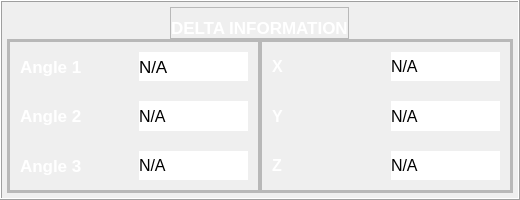
                 <widget class="QFrame" name="display_frame">
                  <property name="styleSheet">
                   <string notr="true">QFrame#display_frame {
    border: 3px solid rgb(0, 48, 72) ; /* Viền màu xanh lá, dày 3px */
}</string>
                  </property>
                  <property name="frameShape">
                   <enum>QFrame::Box</enum>
                  </property>
                  <property name="frameShadow">
                   <enum>QFrame::Raised</enum>
                  </property>
                  <property name="lineWidth">
                   <number>1</number>
                  </property>
                  <property name="midLineWidth">
                   <number>0</number>
                  </property>
                  <layout class="QVBoxLayout" name="verticalLayout_5">
                   <property name="spacing">
                    <number>0</number>
                   </property>
                   <property name="leftMargin">
                    <number>5</number>
                   </property>
                   <property name="topMargin">
                    <number>5</number>
                   </property>
                   <property name="rightMargin">
                    <number>5</number>
                   </property>
                   <property name="bottomMargin">
                    <number>5</number>
                   </property>
                   <item alignment="Qt::AlignHCenter|Qt::AlignTop">
                    <widget class="QFrame" name="title_frame_1">
                     <property name="frameShape">
                      <enum>QFrame::StyledPanel</enum>
                     </property>
                     <property name="frameShadow">
                      <enum>QFrame::Raised</enum>
                     </property>
                     <layout class="QHBoxLayout" name="horizontalLayout_11">
                      <property name="spacing">
                       <number>0</number>
                      </property>
                      <property name="leftMargin">
                       <number>0</number>
                      </property>
                      <property name="topMargin">
                       <number>10</number>
                      </property>
                      <property name="rightMargin">
                       <number>0</number>
                      </property>
                      <property name="bottomMargin">
                       <number>0</number>
                      </property>
                      <item alignment="Qt::AlignHCenter">
                       <widget class="QLabel" name="lb_title_display">
                        <property name="font">
                         <font>
                          <pointsize>13</pointsize>
                          <weight>75</weight>
                          <bold>true</bold>
                         </font>
                        </property>
                        <property name="styleSheet">
                         <string notr="true">color: rgb(255, 255, 255);</string>
                        </property>
                        <property name="text">
                         <string>DELTA INFORMATION</string>
                        </property>
                       </widget>
                      </item>
                     </layout>
                    </widget>
                   </item>
                   <item>
                    <widget class="QFrame" name="infor_frame">
                     <property name="frameShape">
                      <enum>QFrame::StyledPanel</enum>
                     </property>
                     <property name="frameShadow">
                      <enum>QFrame::Raised</enum>
                     </property>
                     <layout class="QHBoxLayout" name="horizontalLayout_12">
                      <property name="spacing">
                       <number>0</number>
                      </property>
                      <property name="leftMargin">
                       <number>0</number>
                      </property>
                      <property name="topMargin">
                       <number>0</number>
                      </property>
                      <property name="rightMargin">
                       <number>0</number>
                      </property>
                      <property name="bottomMargin">
                       <number>0</number>
                      </property>
                      <item>
                       <widget class="QFrame" name="frame_angle">
                        <property name="frameShape">
                         <enum>QFrame::StyledPanel</enum>
                        </property>
                        <property name="frameShadow">
                         <enum>QFrame::Raised</enum>
                        </property>
                        <layout class="QHBoxLayout" name="horizontalLayout_13">
                         <property name="spacing">
                          <number>0</number>
                         </property>
                         <property name="leftMargin">
                          <number>0</number>
                         </property>
                         <property name="topMargin">
                          <number>0</number>
                         </property>
                         <property name="rightMargin">
                          <number>0</number>
                         </property>
                         <property name="bottomMargin">
                          <number>0</number>
                         </property>
                         <item alignment="Qt::AlignLeft|Qt::AlignTop">
                          <widget class="QFrame" name="frame_display_angle">
                           <property name="minimumSize">
                            <size>
                             <width>250</width>
                             <height>150</height>
                            </size>
                           </property>
                           <property name="frameShape">
                            <enum>QFrame::StyledPanel</enum>
                           </property>
                           <property name="frameShadow">
                            <enum>QFrame::Raised</enum>
                           </property>
                           <layout class="QGridLayout" name="gridLayout_2">
                            <property name="leftMargin">
                             <number>10</number>
                            </property>
                            <property name="topMargin">
                             <number>10</number>
                            </property>
                            <property name="rightMargin">
                             <number>10</number>
                            </property>
                            <property name="bottomMargin">
                             <number>10</number>
                            </property>
                            <property name="horizontalSpacing">
                             <number>10</number>
                            </property>
                            <property name="verticalSpacing">
                             <number>20</number>
                            </property>
                            <item row="1" column="0" alignment="Qt::AlignLeft">
                             <widget class="QLabel" name="lb_angle2_1">
                              <property name="font">
                               <font>
                                <family>Segoe UI</family>
                                <pointsize>13</pointsize>
                                <weight>75</weight>
                                <bold>true</bold>
                               </font>
                              </property>
                              <property name="styleSheet">
                               <string notr="true">color: rgb(255, 255, 255);</string>
                              </property>
                              <property name="text">
                               <string>Angle 2</string>
                              </property>
                             </widget>
                            </item>
                            <item row="0" column="1">
                             <widget class="QLabel" name="lb_display_angle1">
                              <property name="font">
                               <font>
                                <family>Segoe UI</family>
                                <pointsize>13</pointsize>
                               </font>
                              </property>
                              <property name="styleSheet">
                               <string notr="true">background-color: rgb(255, 255, 255);</string>
                              </property>
                              <property name="text">
                               <string>N/A</string>
                              </property>
                             </widget>
                            </item>
                            <item row="0" column="0">
                             <widget class="QLabel" name="lb_angle1_1">
                              <property name="font">
                               <font>
                                <family>Segoe UI</family>
                                <pointsize>13</pointsize>
                                <weight>75</weight>
                                <bold>true</bold>
                               </font>
                              </property>
                              <property name="styleSheet">
                               <string notr="true">color: rgb(255, 255, 255);</string>
                              </property>
                              <property name="text">
                               <string>Angle 1</string>
                              </property>
                             </widget>
                            </item>
                            <item row="1" column="1">
                             <widget class="QLabel" name="lb_display_angle2">
                              <property name="font">
                               <font>
                                <pointsize>12</pointsize>
                               </font>
                              </property>
                              <property name="styleSheet">
                               <string notr="true">background-color: rgb(255, 255, 255);</string>
                              </property>
                              <property name="text">
                               <string>N/A</string>
                              </property>
                             </widget>
                            </item>
                            <item row="2" column="0">
                             <widget class="QLabel" name="lb_angle3_1">
                              <property name="font">
                               <font>
                                <family>Segoe UI</family>
                                <pointsize>13</pointsize>
                                <weight>75</weight>
                                <bold>true</bold>
                               </font>
                              </property>
                              <property name="styleSheet">
                               <string notr="true">color: rgb(255, 255, 255);</string>
                              </property>
                              <property name="text">
                               <string>Angle 3</string>
                              </property>
                             </widget>
                            </item>
                            <item row="2" column="1">
                             <widget class="QLabel" name="lb_display_angle3">
                              <property name="font">
                               <font>
                                <pointsize>12</pointsize>
                               </font>
                              </property>
                              <property name="styleSheet">
                               <string notr="true">background-color: rgb(255, 255, 255);</string>
                              </property>
                              <property name="text">
                               <string>N/A</string>
                              </property>
                             </widget>
                            </item>
                           </layout>
                          </widget>
                         </item>
                        </layout>
                       </widget>
                      </item>
                      <item>
                       <widget class="QFrame" name="frame_cartesian">
                        <property name="frameShape">
                         <enum>QFrame::StyledPanel</enum>
                        </property>
                        <property name="frameShadow">
                         <enum>QFrame::Raised</enum>
                        </property>
                        <layout class="QHBoxLayout" name="horizontalLayout_14">
                         <property name="spacing">
                          <number>0</number>
                         </property>
                         <property name="leftMargin">
                          <number>0</number>
                         </property>
                         <property name="topMargin">
                          <number>0</number>
                         </property>
                         <property name="rightMargin">
                          <number>0</number>
                         </property>
                         <property name="bottomMargin">
                          <number>0</number>
                         </property>
                         <item alignment="Qt::AlignRight|Qt::AlignTop">
                          <widget class="QFrame" name="frame_display_cartesian">
                           <property name="minimumSize">
                            <size>
                             <width>250</width>
                             <height>150</height>
                            </size>
                           </property>
                           <property name="frameShape">
                            <enum>QFrame::StyledPanel</enum>
                           </property>
                           <property name="frameShadow">
                            <enum>QFrame::Raised</enum>
                           </property>
                           <layout class="QGridLayout" name="gridLayout_3">
                            <property name="leftMargin">
                             <number>10</number>
                            </property>
                            <property name="topMargin">
                             <number>10</number>
                            </property>
                            <property name="rightMargin">
                             <number>10</number>
                            </property>
                            <property name="bottomMargin">
                             <number>10</number>
                            </property>
                            <property name="horizontalSpacing">
                             <number>10</number>
                            </property>
                            <property name="verticalSpacing">
                             <number>20</number>
                            </property>
                            <item row="1" column="0">
                             <widget class="QLabel" name="lb_y1">
                              <property name="font">
                               <font>
                                <pointsize>12</pointsize>
                                <weight>75</weight>
                                <bold>true</bold>
                               </font>
                              </property>
                              <property name="styleSheet">
                               <string notr="true">color: rgb(255, 255, 255);</string>
                              </property>
                              <property name="text">
                               <string>Y</string>
                              </property>
                             </widget>
                            </item>
                            <item row="1" column="1">
                             <widget class="QLabel" name="lb_display_y">
                              <property name="font">
                               <font>
                                <pointsize>12</pointsize>
                               </font>
                              </property>
                              <property name="styleSheet">
                               <string notr="true">background-color: rgb(255, 255, 255);</string>
                              </property>
                              <property name="text">
                               <string>N/A</string>
                              </property>
                             </widget>
                            </item>
                            <item row="0" column="1">
                             <widget class="QLabel" name="lb_display_x">
                              <property name="font">
                               <font>
                                <pointsize>12</pointsize>
                               </font>
                              </property>
                              <property name="styleSheet">
                               <string notr="true">background-color: rgb(255, 255, 255);</string>
                              </property>
                              <property name="text">
                               <string>N/A</string>
                              </property>
                             </widget>
                            </item>
                            <item row="2" column="1">
                             <widget class="QLabel" name="lb_display_z">
                              <property name="font">
                               <font>
                                <pointsize>12</pointsize>
                               </font>
                              </property>
                              <property name="styleSheet">
                               <string notr="true">background-color: rgb(255, 255, 255);</string>
                              </property>
                              <property name="text">
                               <string>N/A</string>
                              </property>
                             </widget>
                            </item>
                            <item row="2" column="0">
                             <widget class="QLabel" name="lb_z1">
                              <property name="font">
                               <font>
                                <pointsize>12</pointsize>
                                <weight>75</weight>
                                <bold>true</bold>
                               </font>
                              </property>
                              <property name="styleSheet">
                               <string notr="true">color: rgb(255, 255, 255);</string>
                              </property>
                              <property name="text">
                               <string>Z</string>
                              </property>
                             </widget>
                            </item>
                            <item row="0" column="0">
                             <widget class="QLabel" name="lb_x1">
                              <property name="font">
                               <font>
                                <pointsize>12</pointsize>
                                <weight>75</weight>
                                <bold>true</bold>
                               </font>
                              </property>
                              <property name="styleSheet">
                               <string notr="true">color: rgb(255, 255, 255);</string>
                              </property>
                              <property name="text">
                               <string>X</string>
                              </property>
                             </widget>
                            </item>
                           </layout>
                          </widget>
                         </item>
                        </layout>
                       </widget>
                      </item>
                     </layout>
                    </widget>
                   </item>
                  </layout>
                 </widget>
